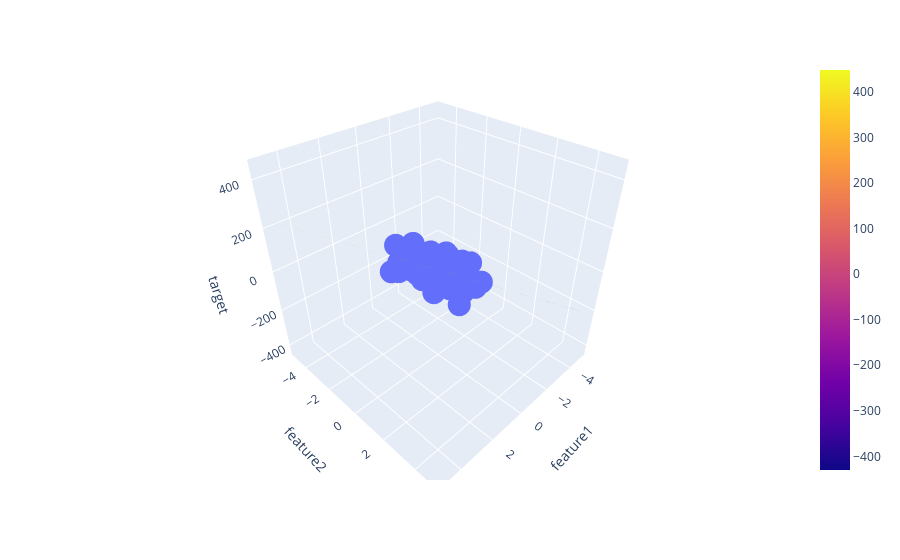

Notebook cell for this chart:
### Code cell
fig=px.scatter_3d(df, x="feature1", y="feature2", z="target")

fig.add_trace(go.Surface(x=x, y=y, z=z))

fig.show()
